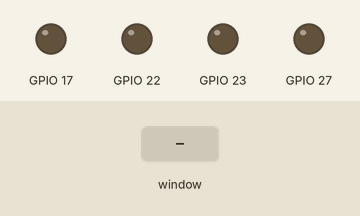
Recording of a program running on a simulated Raspberry Pi (BCM pin numbers). Shown: output pins drawn as LEDs (lit = HIGH). The inputs (shaded band) are chosen by the test bench. The clock reads 2024-03-15 10:24:30 at power-on unless the program sets it; random numbers come from a fixed seed; the desktop window is not drawn, its controls go by their first labels and the mouse button is held 0.15 s; what the program prints to the terminal is not drawn.

Above: at 1.3 s.
1.4 s: control labelled "START ALL" in the window clicked
At 1.7 s:
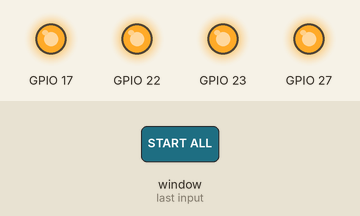
2.9 s: control labelled "STOP" in the window clicked
At 3.9 s:
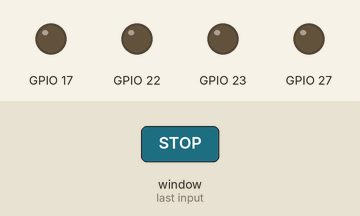
Timing chart, 0 to 5.9 s (numbered marks = the images above; inputs shaded):
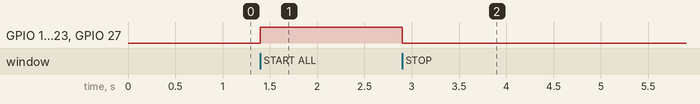

The program:

Garden_Controller_GuiV5.py
```python
# -*- coding: utf-8 -*-
#!/usr/bin/env python3
import tkinter as tk
from tkinter import ttk
import datetime
import time
import os
import sys
import math
import random

# --- GPIO Library Detection (Pi 5 vs Pi 3/4) ---
USING_LGPIO = False
h_chip = None

try:
    import lgpio
    USING_LGPIO = True
    print("Detected lgpio library (Raspberry Pi 5 mode)")
except ImportError:
    try:
        import RPi.GPIO as GPIO
        USING_LGPIO = False
        print("Detected RPi.GPIO library (Pi 3/4 mode)")
    except ImportError:
        print("Error: Neither lgpio nor RPi.GPIO found. Please install one.")
        sys.exit(1)

# --- Configuration ---
RELAY_PINS = [17, 27, 22, 23]  # GPIO pins for Relays 1-4
DEFAULT_ON_TIMES = [60, 120, 180, 240]  # Default ON times in seconds (1, 2, 3, 4 min)
OFF_TIMES = [300, 180, 120, 60]  # Fixed OFF times in seconds (5, 3, 2, 1 min)
NUM_ZONES = 4

# Global State
stop_requested = False
zone_timers = []  # List of timer objects
zone_active = [False] * NUM_ZONES
zone_on_times = DEFAULT_ON_TIMES.copy()

def setup_gpio():
    global h_chip
    if USING_LGPIO:
        try:
            h_chip = lgpio.gpiochip_open(0)
            for pin in RELAY_PINS:
                lgpio.gpio_claim_output(h_chip, pin)
                lgpio.gpio_write(h_chip, pin, 0)
        except Exception as e:
            print(f"Critical LGPIO Error: {e}")
            sys.exit(1)
    else:
        GPIO.setmode(GPIO.BCM)
        for pin in RELAY_PINS:
            GPIO.setup(pin, GPIO.OUT)
            GPIO.output(pin, GPIO.LOW)

def set_relay(zone_idx, state):
    pin = RELAY_PINS[zone_idx]
    val = 1 if state else 0
    if USING_LGPIO:
        lgpio.gpio_write(h_chip, pin, val)
    else:
        GPIO.output(pin, val)
    zone_active[zone_idx] = state

def cleanup_gpio():
    global h_chip
    for i in range(NUM_ZONES):
        set_relay(i, False)
    if USING_LGPIO:
        try:
            if h_chip is not None:
                lgpio.gpiochip_close(h_chip)
        except Exception as e:
            if "unknown handle" not in str(e).lower():
                print(f"Cleanup Warning: {e}")
    else:
        GPIO.cleanup()

# --- GUI Application ---
class GardenApp:
    def __init__(self, root):
        self.root = root
        self.root.title("Smart Tomato Garden Controller")
        self.root.geometry("800x700")
        self.root.configure(bg="#f0f8ff")

        # Header
        header = tk.Frame(root, bg="#2E8B57", height=60)
        header.pack(fill=tk.X)
        header.pack_propagate(False)
        tk.Label(header, text="\U0001F345 Pixel Art Tomato Garden", font=("Arial", 20, "bold"),
                 bg="#2E8B57", fg="white").pack(pady=10)

        # Status Panel
        status_frame = tk.Frame(root, bg="white", pady=10, relief=tk.RAISED, bd=2)
        status_frame.pack(fill=tk.X, padx=20, pady=10)

        self.lbl_status = tk.Label(status_frame, text="Status: IDLE", font=("Arial", 16, "bold"), bg="white", fg="#333")
        self.lbl_status.pack()

        self.lbl_timer = tk.Label(status_frame, text="Time: --:--:--", font=("Arial", 14), bg="white", fg="#666")
        self.lbl_timer.pack()

        # Animation Canvas
        self.canvas_frame = tk.Frame(root, bg="#e0f7fa", relief=tk.SUNKEN, bd=2)
        self.canvas_frame.pack(fill=tk.BOTH, expand=True, padx=20, pady=5)

        self.canvas = tk.Canvas(self.canvas_frame, bg="#e0f7fa", highlightthickness=0, width=800, height=250)
        self.canvas.pack(fill=tk.BOTH, expand=True)

        self.zone_drops = [[] for _ in range(NUM_ZONES)]
        self.zone_plant_ids = [[] for _ in range(NUM_ZONES)]

        # Draw initial scene
        self.draw_background()
        self.draw_all_plants()

        # Controls
        ctrl_frame = tk.Frame(root, bg="#f0f8ff")
        ctrl_frame.pack(pady=10)

        btn_style = {"font": ("Arial", 11, "bold"), "width": 12, "height": 1, "fg": "white"}

        tk.Button(ctrl_frame, text="START ALL", command=self.start_all, bg="#4CAF50", **btn_style).grid(row=0, column=0, padx=5)
        tk.Button(ctrl_frame, text="STOP", command=self.stop_system, bg="#f44336", **btn_style).grid(row=0, column=1, padx=5)

        # Zone Control Panels
        zones_frame = tk.Frame(root, bg="#f0f8ff")
        zones_frame.pack(fill=tk.X, padx=20, pady=10)

        self.zone_leds = []
        self.time_labels = []

        for i in range(NUM_ZONES):
            z_frame = tk.Frame(zones_frame, bg="white", relief=tk.RIDGE, bd=2, padx=10, pady=5)
            z_frame.grid(row=0, column=i, sticky="nsew", padx=5)
            zones_frame.grid_columnconfigure(i, weight=1)

            tk.Label(z_frame, text=f"Zone {i+1}", font=("Arial", 12, "bold"), bg="white").pack()

            led = tk.Label(z_frame, text="●", font=("Arial", 16), bg="white", fg="#ccc")
            led.pack()
            self.zone_leds.append(led)

            time_lbl = tk.Label(z_frame, text=f"{zone_on_times[i]}s ON", font=("Arial", 10), bg="white")
            time_lbl.pack()
            self.time_labels.append(time_lbl)

            btn_frame = tk.Frame(z_frame, bg="white")
            btn_frame.pack()

            tk.Button(btn_frame, text="-", command=lambda idx=i: self.adjust_time(idx, -10), width=3, bg="#FF9800", fg="white").grid(row=0, column=0, padx=2)
            tk.Button(btn_frame, text="+", command=lambda idx=i: self.adjust_time(idx, 10), width=3, bg="#2196F3", fg="white").grid(row=0, column=1, padx=2)

            info = tk.Label(z_frame, text=f"Off: {OFF_TIMES[i]}s", font=("Arial", 9), bg="white", fg="#666")
            info.pack()

        # Footer
        info_lbl = tk.Label(root, text="Relays start together, stop individually based on time.", font=("Arial", 9), bg="#f0f8ff", fg="#555")
        info_lbl.pack(side=tk.BOTTOM, pady=5)

        self.running = False
        self.anim_job = None

    def draw_background(self):
        self.canvas.delete("bg")
        w, h = 800, 250

        # Sky Gradient
        for y in range(0, 180, 4):
            factor = y / 180.0
            r = int(63 * (1-factor) + 121 * factor)
            g = int(142 * (1-factor) + 195 * factor)
            b = int(226 * (1-factor) + 252 * factor)
            color = f"#{r:02x}{g:02x}{b:02x}"
            self.canvas.create_rectangle(0, y, w, y+4, fill=color, outline="", tags="bg")

        # Ground
        self.canvas.create_rectangle(0, 180, w, h, fill="#5D4037", outline="", tags="bg")
        self.canvas.create_rectangle(0, 180, w, 185, fill="#795548", outline="", tags="bg")

        # Grass tufts
        for x in range(0, w, 15):
            offset = random.randint(-2, 2)
            self.canvas.create_line(x, 180, x-3+offset, 170, fill="#4CAF50", width=2, tags="bg")
            self.canvas.create_line(x+5, 180, x+2+offset, 168, fill="#388E3C", width=2, tags="bg")

    def draw_pixel_art_plant(self, center_x, ground_y, stage):
        """Draws realistic pixel-art style plants for 4 stages"""
        items = []
        soil_y = ground_y

        if stage == 1: # Sprout
            # Stem
            items.append(self.canvas.create_line(center_x, soil_y, center_x, soil_y-15, fill="#2E7D32", width=2))
            # Two small leaves
            items.append(self.canvas.create_oval(center_x-8, soil_y-12, center_x-2, soil_y-6, fill="#4CAF50", outline=""))
            items.append(self.canvas.create_oval(center_x+2, soil_y-12, center_x+8, soil_y-6, fill="#66BB6A", outline=""))

        elif stage == 2: # Young Plant
            # Main stem
            items.append(self.canvas.create_line(center_x, soil_y, center_x, soil_y-25, fill="#1B5E20", width=3))
            # Lower leaves
            items.append(self.canvas.create_polygon(center_x-15, soil_y-10, center_x-5, soil_y-15, center_x-10, soil_y-5, fill="#388E3C", outline=""))
            items.append(self.canvas.create_polygon(center_x+15, soil_y-10, center_x+5, soil_y-15, center_x+10, soil_y-5, fill="#4CAF50", outline=""))
            # Upper leaves
            items.append(self.canvas.create_polygon(center_x-12, soil_y-20, center_x-2, soil_y-25, center_x-8, soil_y-15, fill="#2E7D32", outline=""))
            items.append(self.canvas.create_polygon(center_x+12, soil_y-20, center_x+2, soil_y-25, center_x+8, soil_y-15, fill="#388E3C", outline=""))

        elif stage == 3: # Flowering
            # Bushy stem
            items.append(self.canvas.create_line(center_x, soil_y, center_x, soil_y-35, fill="#1B5E20", width=4))
            # Large foliage clusters
            items.append(self.canvas.create_oval(center_x-20, soil_y-10, center_x-5, soil_y+5, fill="#2E7D32", outline=""))
            items.append(self.canvas.create_oval(center_x+5, soil_y-10, center_x+20, soil_y+5, fill="#388E3C", outline=""))
            items.append(self.canvas.create_oval(center_x-15, soil_y-25, center_x, soil_y-10, fill="#4CAF50", outline=""))
            items.append(self.canvas.create_oval(center_x, soil_y-25, center_x+15, soil_y-10, fill="#66BB6A", outline=""))
            # Yellow Flowers
            items.append(self.canvas.create_oval(center_x-8, soil_y-18, center_x-2, soil_y-12, fill="#FFEB3B", outline="#FBC02D"))
            items.append(self.canvas.create_oval(center_x+2, soil_y-22, center_x+8, soil_y-16, fill="#FFEB3B", outline="#FBC02D"))
            # Small green tomatoes
            items.append(self.canvas.create_oval(center_x-5, soil_y-5, center_x+2, soil_y+2, fill="#8BC34A", outline=""))

        elif stage == 4: # Mature Fruit
            # Thick main stem
            items.append(self.canvas.create_line(center_x, soil_y, center_x, soil_y-45, fill="#004D40", width=5))
            # Dense foliage
            items.append(self.canvas.create_oval(center_x-25, soil_y-5, center_x-10, soil_y+10, fill="#1B5E20", outline=""))
            items.append(self.canvas.create_oval(center_x+10, soil_y-5, center_x+25, soil_y+10, fill="#2E7D32", outline=""))
            items.append(self.canvas.create_oval(center_x-20, soil_y-30, center_x-5, soil_y-15, fill="#388E3C", outline=""))
            items.append(self.canvas.create_oval(center_x+5, soil_y-30, center_x+20, soil_y-15, fill="#4CAF50", outline=""))
            items.append(self.canvas.create_oval(center_x-10, soil_y-45, center_x+10, soil_y-30, fill="#2E7D32", outline=""))
            # Large Red Tomatoes
            items.append(self.canvas.create_oval(center_x-12, soil_y-8, center_x-2, soil_y+4, fill="#D32F2F", outline="#B71C1C"))
            items.append(self.canvas.create_oval(center_x+2, soil_y-12, center_x+12, soil_y, fill="#F44336", outline="#D32F2F"))
            items.append(self.canvas.create_oval(center_x-8, soil_y-20, center_x+2, soil_y-10, fill="#D32F2F", outline="#B71C1C"))
            # Highlight on tomato
            items.append(self.canvas.create_oval(center_x-10, soil_y-6, center_x-6, soil_y-2, fill="#FFCDD2", outline=""))

        return items

    def draw_all_plants(self):
        self.canvas.delete("plant")
        self.canvas.delete("drops")
        for i in range(NUM_ZONES):
            self.zone_plant_ids[i] = []
            self.zone_drops[i] = []

            # Calculate position for 4 zones
            panel_width = 800 // NUM_ZONES
            center_x = (panel_width * i) + (panel_width // 2)
            ground_y = 180

            # Draw Plant
            plant_items = self.draw_pixel_art_plant(center_x, ground_y, i+1)
            self.zone_plant_ids[i].extend(plant_items)

            # Create 10 Water Drops (Hidden initially)
            for j in range(10):
                dx = center_x - 20 + (j * 4)
                dy = -20 - (j * 10)
                drop = self.canvas.create_line(dx, dy, dx, dy+12, fill="#00BFFF", width=3, capstyle=tk.ROUND, state='hidden')
                self.zone_drops[i].append({'id': drop, 'x': dx, 'y': dy, 'speed': 4 + (j % 3)})

    def animate_zone(self, zone_idx):
        if not zone_active[zone_idx]:
            self.canvas.itemconfig("drops", state='hidden') # Hide all if stopped
            return

        # Show drops for this zone
        for drop_data in self.zone_drops[zone_idx]:
            self.canvas.itemconfig(drop_data['id'], state='normal')
            self.canvas.move(drop_data['id'], 0, drop_data['speed'])
            drop_data['y'] += drop_data['speed']

            # Reset if hits ground (approx y=180)
            if drop_data['y'] > 180:
                drop_data['y'] = -20 - (random.randint(0, 20))
                center_x = (800 // NUM_ZONES) * zone_idx + (800 // NUM_ZONES // 2)
                drop_data['x'] = center_x - 20 + (random.randint(0, 80))
                self.canvas.coords(drop_data['id'], drop_data['x'], drop_data['y'], drop_data['x'], drop_data['y']+12)

        if zone_active[zone_idx]:
            self.root.after(50, lambda: self.animate_zone(zone_idx))

    def update_led(self, idx, state):
        color = "#00FF00" if state else "#cccccc"
        self.zone_leds[idx].config(fg=color)

    def adjust_time(self, idx, delta):
        new_time = zone_on_times[idx] + delta
        if 10 <= new_time <= 600: # 10s to 10min
            zone_on_times[idx] = new_time
            self.time_labels[idx].config(text=f"{new_time}s ON")

    def start_all(self):
        global stop_requested
        stop_requested = False
        self.lbl_status.config(text="Status: WATERING ALL ZONES", fg="blue")

        # Start all relays
        for i in range(NUM_ZONES):
            set_relay(i, True)
            self.update_led(i, True)
            self.animate_zone(i)

        # Schedule individual turn-offs
        for i in range(NUM_ZONES):
            delay_ms = zone_on_times[i] * 1000
            self.root.after(delay_ms, lambda idx=i: self.stop_zone(idx))

    def stop_zone(self, idx):
        if stop_requested: return
        set_relay(idx, False)
        self.update_led(idx, False)
        # Hide drops for this zone
        for drop_data in self.zone_drops[idx]:
            self.canvas.itemconfig(drop_data['id'], state='hidden')

        # Check if all stopped
        if not any(zone_active):
            self.lbl_status.config(text="Status: CYCLE COMPLETE", fg="green")

    def stop_system(self):
        global stop_requested
        stop_requested = True
        for i in range(NUM_ZONES):
            set_relay(i, False)
            self.update_led(i, False)
            for drop_data in self.zone_drops[i]:
                self.canvas.itemconfig(drop_data['id'], state='hidden')
        self.lbl_status.config(text="Status: STOPPED BY USER", fg="red")

    def update_clock(self):
        now = datetime.datetime.now().strftime("%H:%M:%S")
        self.lbl_timer.config(text=f"Time: {now}")
        self.root.after(1000, self.update_clock)

if __name__ == "__main__":
    setup_gpio()
    root = tk.Tk()
    app = GardenApp(root)
    app.update_clock()

    def on_close():
        cleanup_gpio()
        root.destroy()

    root.protocol("WM_DELETE_WINDOW", on_close)
    root.mainloop()
```

Measured:
- after the input at 1.4 s, GPIO 17, GPIO 22, GPIO 23, GPIO 27: LOW → HIGH at once
- after the input at 2.9 s, GPIO 17, GPIO 22, GPIO 23, GPIO 27: HIGH → LOW at once
